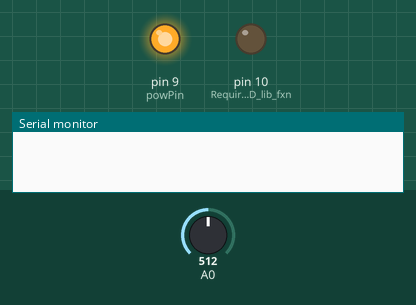
The sketch below on a simulated Arduino Uno, built with avr-gcc and run on an emulated ATmega328P. On the bench: output pins drawn as LEDs (lit = HIGH), the last lines printed to the serial monitor. The inputs (shaded band) are chosen by the test bench; at power-on: A0 = 512. Storage starts empty; the modem accepts every AT command (registered, SIM ready, sends succeed) and sends nothing else.

Above: at 0.2 s.
At 2.9 s:
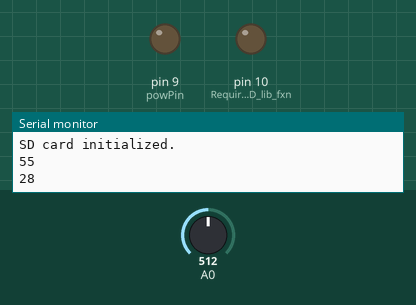
3.0 s: A0 set to 716
Timing chart, 0 to 6.0 s (numbered marks = the images above; inputs shaded):
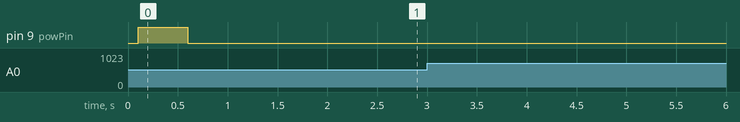

The sketch:

MERGE_DTH2O_WriteIfChange_111414_938pm.ino
```cpp
/*  Framework for debugging individual program elements  */

#include <SoftwareSerial.h>
#include <SD.h>

#define rxPin 7
#define txPin 8
#define powPin 9

const int chipSelect = 10;

SoftwareSerial gprsSerial(rxPin, txPin);

String rawDateTime;
String timeString;
String dateString;
String fullDataString;

int h2oLevel = 0;
int h2oLastLevel = 0;
const int h2oChangeTrigger = 5;

unsigned long currTimer = 0;
unsigned long prevTimer = 0;
unsigned long interval = 30000;

void setup() {
  pinMode(rxPin, INPUT);
  pinMode(txPin, OUTPUT);
  pinMode(powPin, OUTPUT);
  pinMode(10, OUTPUT);  // Required for SD lib fxn

  Serial.begin(19200);
  gprsSerial.begin(19200);

  powerUp();
  gprsBootLoop();

  h2oLevelRead();
  h2oLastLevel = h2oLevel;

  if (!SD.begin(chipSelect)) {
    Serial.println("Card failed, or not present.");
    return;
  }
  Serial.println("SD card initialized.");
  Serial.println();
}

void loop() {
  currTimer = millis();
  h2oLevelRead();
  Serial.println(h2oLevel);
  if((currTimer - prevTimer) < interval) {
    if(abs(h2oLevel - h2oLastLevel) <= h2oChangeTrigger) {
      int nextWrite = (interval - (currTimer - prevTimer)) / 1000;
      Serial.println(nextWrite);
      Serial.println();
    }
    else {
      h2oWriteSD();
      prevTimer = currTimer;
    }
  }
  //else {
    //h2oWriteSD();
    //prevTimer = currTimer;
  //}
  delay(2000);
}

void clearStrings() {
  dateString = "";
  timeString = "";
  fullDataString = "";
}

void concatStrings() {
  fullDataString += dateString;
  fullDataString += ",";
  fullDataString += timeString;
  fullDataString += ",";
  fullDataString += h2oLevel;
}

void gprsBootLoop() {
  while(dateString == 0) {
    getDateTime();
    delay(1000);
  }
  //dateLong();
  //Serial.println(dateLongString);
  clearStrings();
}

// Software start-up function for GPRS shield
void powerUp() {
  digitalWrite(powPin, LOW);
  delay(100);
  digitalWrite(powPin, HIGH);
  delay(500);
  digitalWrite(powPin, LOW);
  delay(100);
}

void getDateTime() {
  gprsSerial.println("AT+CCLK?");  // Request date and time from GPRS
  if(gprsSerial.available()) {  // If data is coming from GPRS
    while(gprsSerial.available()) {  // Read the data into string from incoming bytes while they're available
      char c = gprsSerial.read();  // Read each byte sent, one at a time, into storage variable
      rawDateTime += c;  // Add character to the end of the data string to be written to SD later
    }
    parseDateTime();
  }
}

void parseDateTime() {
  String year = "";
  String month = "";
  String day = "";

  for(int y = 8; y < 10; y++)
    year += String(rawDateTime.charAt(y));
  for(int m = 11; m < 13; m++)
    month += String(rawDateTime.charAt(m));
  for(int d = 14; d < 16; d++)
    day += String(rawDateTime.charAt(d));
  for(int t = 17; t < 25; t++)
    timeString += String(rawDateTime.charAt(t));

  rawDateTime = "";

  dateString += String(month);
  dateString += "/";
  dateString += String(day);
  dateString += "/";
  dateString += String(year);
}

void h2oLevelRead() {
  int h2oReadVal = analogRead(A0);
  h2oLevel = h2oReadVal / 9.22;  // Divide by (MaximumPossibleReading / 100) for 0-100 scale
}

void h2oWriteSD() {
  getDateTime();
  concatStrings();
  sdWriteData();
  Serial.println();
  clearStrings();
  h2oLastLevel = h2oLevel;
}

void sdWriteData() {
  File dataFile = SD.open("NEWDATA.TXT", FILE_WRITE);  // Open data file, with full privileges, for writing
  if(dataFile) {  // If file on SD card is opened successfully
    dataFile.println(fullDataString);  // Print dataString to it
    dataFile.close();  // Close the data file and proceed
    Serial.println(fullDataString);
  }
  else {
    Serial.println("Error opening file while attempting to write to SD.");  // If data file can't be opened, produce an error message
  }
}
```
